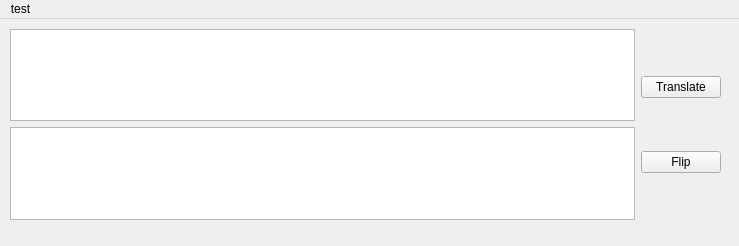
<?xml version="1.0" encoding="UTF-8"?>
<ui version="4.0">
 <class>MainWindow</class>
 <widget class="QMainWindow" name="MainWindow">
  <property name="geometry">
   <rect>
    <x>0</x>
    <y>0</y>
    <width>739</width>
    <height>246</height>
   </rect>
  </property>
  <property name="sizePolicy">
   <sizepolicy hsizetype="Fixed" vsizetype="Fixed">
    <horstretch>0</horstretch>
    <verstretch>0</verstretch>
   </sizepolicy>
  </property>
  <property name="windowTitle">
   <string>MainWindow</string>
  </property>
  <widget class="QWidget" name="centralwidget">
   <widget class="QWidget" name="horizontalLayoutWidget">
    <property name="geometry">
     <rect>
      <x>10</x>
      <y>10</y>
      <width>711</width>
      <height>191</height>
     </rect>
    </property>
    <layout class="QHBoxLayout" name="horizontalLayout">
     <item>
      <layout class="QVBoxLayout" name="verticalLayout">
       <item>
        <widget class="QPlainTextEdit" name="from_trans"/>
       </item>
       <item>
        <widget class="QPlainTextEdit" name="to_trans"/>
       </item>
      </layout>
     </item>
     <item>
      <layout class="QVBoxLayout" name="verticalLayout_3">
       <item>
        <widget class="QPushButton" name="btn_trans">
         <property name="text">
          <string>Translate</string>
         </property>
        </widget>
       </item>
       <item>
        <widget class="QPushButton" name="btn_flip">
         <property name="text">
          <string>Flip</string>
         </property>
        </widget>
       </item>
      </layout>
     </item>
    </layout>
   </widget>
  </widget>
  <widget class="QMenuBar" name="menubar">
   <property name="geometry">
    <rect>
     <x>0</x>
     <y>0</y>
     <width>739</width>
     <height>22</height>
    </rect>
   </property>
   <widget class="QMenu" name="menutest">
    <property name="title">
     <string>test</string>
    </property>
   </widget>
   <addaction name="menutest"/>
  </widget>
 </widget>
 <resources/>
 <connections/>
</ui>
